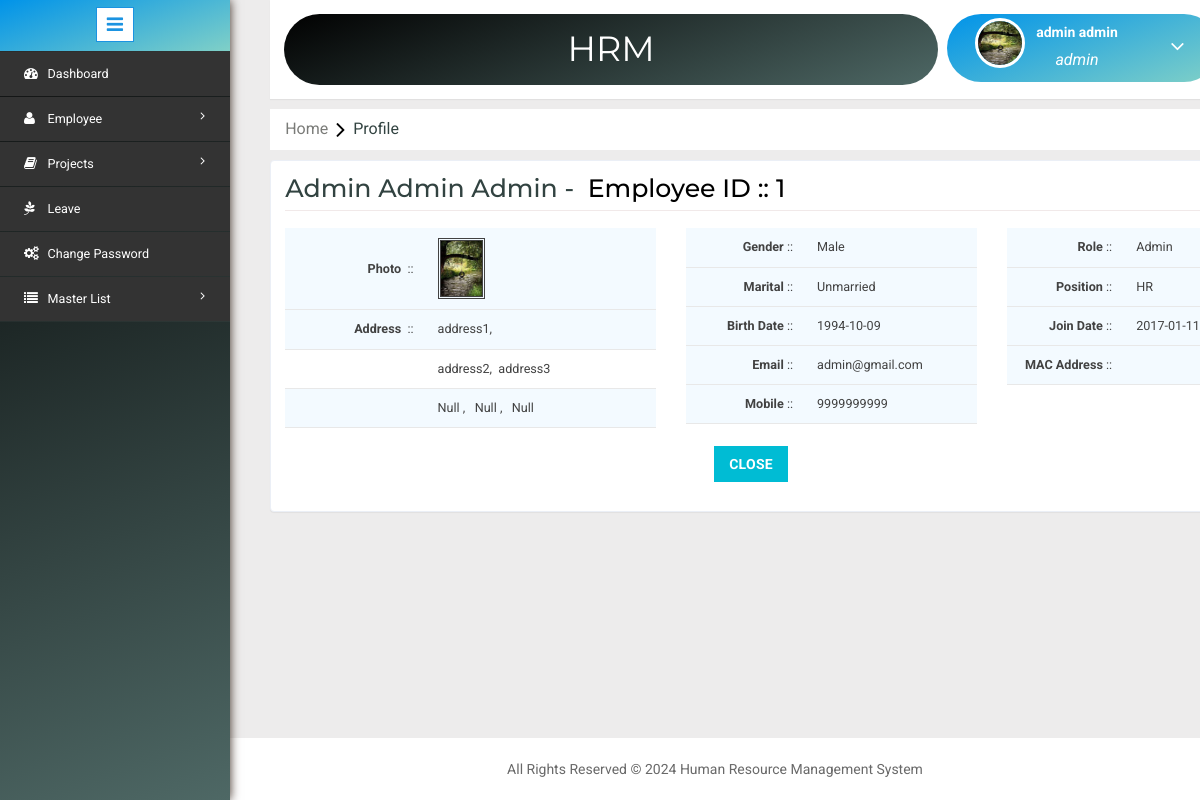
Screenshot of /profile.php (signed in) with the database file from the repository.
### tables this page shows
CREATE TABLE `employee` (
  `EmpId` bigint(20) NOT NULL,
  `EmployeeId` varchar(11) NOT NULL,
  `FirstName` varchar(200) NOT NULL,
  `MiddleName` varchar(200) NOT NULL,
  `LastName` varchar(200) NOT NULL,
  `Birthdate` date NOT NULL,
  `Gender` int(10) NOT NULL,
  `Address1` varchar(500) NOT NULL,
  `Address2` varchar(500) NOT NULL,
  `Address3` varchar(500) NOT NULL,
  `CityId` int(11) NOT NULL,
  `Mobile` decimal(10,0) NOT NULL,
  `Email` varchar(200) NOT NULL,
  `Password` varchar(25) NOT NULL,
  `AadharNumber` varchar(25) NOT NULL,
  `MaritalStatus` int(11) NOT NULL,
  `PositionId` int(11) NOT NULL,
  `CreatedBy` bigint(20) NOT NULL,
  `CreatedDate` datetime NOT NULL,
  `ModifiedBy` bigint(20) DEFAULT NULL,
  `ModifiedDate` datetime DEFAULT NULL,
  `JoinDate` date NOT NULL,
  `LeaveDate` date DEFAULT NULL,
  `LastLogin` datetime DEFAULT NULL,
  `LastLogout` datetime DEFAULT NULL,
  `StatusId` int(11) NOT NULL,
  `RoleId` int(11) NOT NULL,
  `ImageName` varchar(1000) DEFAULT NULL,
  `MacAddress` varchar(25) NOT NULL,
  `project_name` varchar(50) DEFAULT NULL,
  `project_details` int(11) DEFAULT NULL
);

CREATE TABLE `gender` (
  `GenderId` int(11) NOT NULL,
  `Name` varchar(15) NOT NULL
);

CREATE TABLE `maritalstatus` (
  `MaritalId` int(11) NOT NULL,
  `Name` varchar(100) NOT NULL
);

CREATE TABLE `role` (
  `RoleId` int(11) NOT NULL,
  `Name` varchar(200) NOT NULL
);

CREATE TABLE `position` (
  `PositinId` int(11) NOT NULL,
  `Name` varchar(200) NOT NULL
);

### profile.php (the view, shortened to what this page needs)
<?php include('header.php'); ?>
<?php
	$dbs = new database();
	$db=$dbs->connection();
	$ProfileEmpId=$_SESSION['User']['EmployeeId'];
	$view = mysqli_query($db,"select * from employee where EmployeeId='$ProfileEmpId'");
	$row = mysqli_fetch_assoc($view);
	$genderid = $row['Gender'];
	$gid = mysqli_query($db,"select * from gender where GenderId='$genderid'");
	$gendern = mysqli_fetch_assoc($gid);
	$maritalid = $row['MaritalStatus'];
	$mid = mysqli_query($db,"select * from maritalstatus where MaritalId='$maritalid'");
	$maritaln = mysqli_fetch_assoc($mid);
	$cityid = $row['CityId'];
	$cid = mysqli_query($db,"select * from city where CityId='$cityid'");
	$cityn = mysqli_fetch_assoc($cid);
	$stateid = $cityn['StateId'];
	$sid = mysqli_query($db,"select * from state where StateId='$stateid'");
	$staten = mysqli_fetch_assoc($sid);
	$countryid = $staten['CountryId'];
	$couid = mysqli_query($db,"select * from country where CountryId='$countryid'");
	$countryn = mysqli_fetch_assoc($couid);
	$positionid = $row['PositionId'];
	$pid = mysqli_query($db,"select * from position where PositinId='$positionid'");
	$positionn = mysqli_fetch_assoc($pid);
	$roleid = $row['RoleId'];
	$rid= mysqli_query($db,"select * from role where RoleId='$roleid'");
	$rolen = mysqli_fetch_assoc($rid);
?>
<link rel="stylesheet" type="text/css" href="css/table-style.css" />
<ol class="breadcrumb" style="margin: 10px 0px ! important;">
    <li class="breadcrumb-item"><a href="Home.php">Home</a><i class="fa fa-angle-right"></i>Profile</li>
</ol>
<form method="post">
<div class="validation-form" style="margin-top: 0;">
	<h2 style="text-transform: capitalize; margin: 0px;"><?php if($row) { echo $row['FirstName']."&nbsp;".$row['MiddleName']."&nbsp".$row['LastName'];} else { echo "Null"; } ?> -&nbsp;&nbsp;<font color="black"><?php if($row>0) { echo "Employee ID ::&nbsp;".$row['EmployeeId']; } else { echo "<b>Employee ID</b> ::&nbsp; Null"; }?></font></h2>
	<div class="row">
		<div class="col-md-5">
			<table>
				<tbody>
					<tr>
						<td rowspan="2" style="text-align: right;"><b>Photo</b>&nbsp; ::</td>
						<td rowspan="2"><img src="image/<?php if($row) { echo $row['ImageName']; } else{ echo "Null"; }?>" style=" height: 61px; border: double;"></td>
					</tr>
				</tbody>
				<tbody>
					<tr>
						<td style="text-align: right;"><b>Address</b> &nbsp;::</td>
						<td><?php if($row) { echo $row['Address1']; } else{ echo "Null"; }?>,</td>
					</tr>
					<tr>
						<td></td>
						<td><?php if($row) { echo $row['Address2']; } else{ echo "Null"; }?>,&nbsp;&nbsp;<?php if($row) { echo $row['Address3']; } else{ echo "Null"; }?></td>
					</tr>
					<tr>
						<td></td>
						<td><?php if($cityn) { echo ucfirst($cityn['Name']); } else{ echo "Null"; }?> ,&nbsp;&nbsp;&nbsp;<?php if($staten) { echo ucfirst($staten['Name']); } else{ echo "Null"; }?> ,&nbsp;&nbsp;&nbsp;<?php if($countryn) { echo ucfirst($countryn['Name']); } else{ echo "Null"; }?></td>
					</tr>
				</tbody>
			</table>
		</div>
		<div class="col-md-4">
			<table>
				<tbody>
					<tr>
						<td style="text-align: right;"><b>Gender</b> ::</td>
						<td><?php if($gendern) { echo ucfirst($gendern['Name']); } else{ echo "Null"; }?></td>
					</tr>
				</tbody>
				<tbody>
					<tr>
						<td style="text-align: right;"><b>Marital</b> ::</td>
						<td><?php if($maritaln) { echo $maritaln['Name']; } else{ echo "Null"; }?></td>
					</tr>
				</tbody>
				<tbody>
					<tr>
						<td style="text-align: right;"><b>Birth Date</b> ::</td>
						<td><?php if($row) { echo $row['Birthdate']; } else{ echo "Null"; }?></td>
					</tr>
				</tbody>
				<tbody>
					<tr>
						<td style="text-align: right;"><b>Email</b> ::</td>
						<td><?php if($row) { echo $row['Email']; } else{ echo "Null"; }?></td>
					</tr>
				</tbody>
				<tbody>
					<tr>
						<td style="text-align: right;"><b>Mobile</b> ::</td>
						<td><?php if($row) { echo $row['Mobile']; } else{ echo "Null"; }?></td>
					</tr>
				</tbody>
			</table>
		</div>
		<div class="col-md-3">
			<table>
				<tbody>
					<tr>
						<td style="text-align: right;"><b>Role</b> ::</td>
						<td><?php if($rolen) { echo ucfirst($rolen['Name']); } else{ echo "Null"; }?></td>
					</tr>
				</tbody>
				<tbody>
					<tr>
						<td style="text-align: right;"><b>Position</b> ::</td>
						<td><?php if($positionn) { echo $positionn['Name']; } else{ echo "Null"; }?></td>
					</tr>
				</tbody>
				<tbody>
					<tr>
						<td style="text-align: right;"><b>Join Date</b> ::</td>
						<td><?php if($row) { echo $row['JoinDate']; } else{ echo "Null"; }?></td>
					</tr>
				</tbody>
				<tbody>
					<tr>
						<td style="text-align: right;"><b>MAC Address</b> ::</td>
						<td><?php if($row) { echo $row['MacAddress']; } else{ echo "Null"; }?></td>
					</tr>
				</tbody>
			</table>
		</div>
	</div>
	<div class="row" style="text-align: center; margin-top: 2%;">
		<div class="col-md-12 form-group">
            <button type="submit" name="close" class="btn btn-primary">Close</button>
        </div>
	</div>
</div>
</form>
<?php include('footer.php'); ?>

### css/table-style.css (style rules this page uses)
table { background: white; border-collapse: collapse; margin: 1.25em 0 0; width: 100%; }
table tr, table th, table td { border: none; border-bottom: 1px solid #e8e8e8; font-size: .95em; }
table th, table td { padding: 10px 12px; text-align: left; }
table tr td { background: #f3faff; color: #424242; }
table tr:nth-of-type(2n+2) td { background: #ffffff; }
table { width: 100%; }

### rows the page displays
employee: FirstName "Admin", MiddleName "Admin", LastName "Admin", EmployeeId "1", ImageName (picture), Address1 "address1", Address2 "address2", Address3 "address3", Birthdate "1994-10-09", Email "admin@gmail.com", Mobile "9999999999", JoinDate "2017-01-11"
gender: Name "Male"
maritalstatus: Name "Unmarried"
role: Name "Admin"
position: Name "HR"

### other values shown
$_SESSION['User']['FirstName'] "admin"
$_SESSION['User']['LastName'] "admin"
$_SESSION['role']['Name'] "admin"
